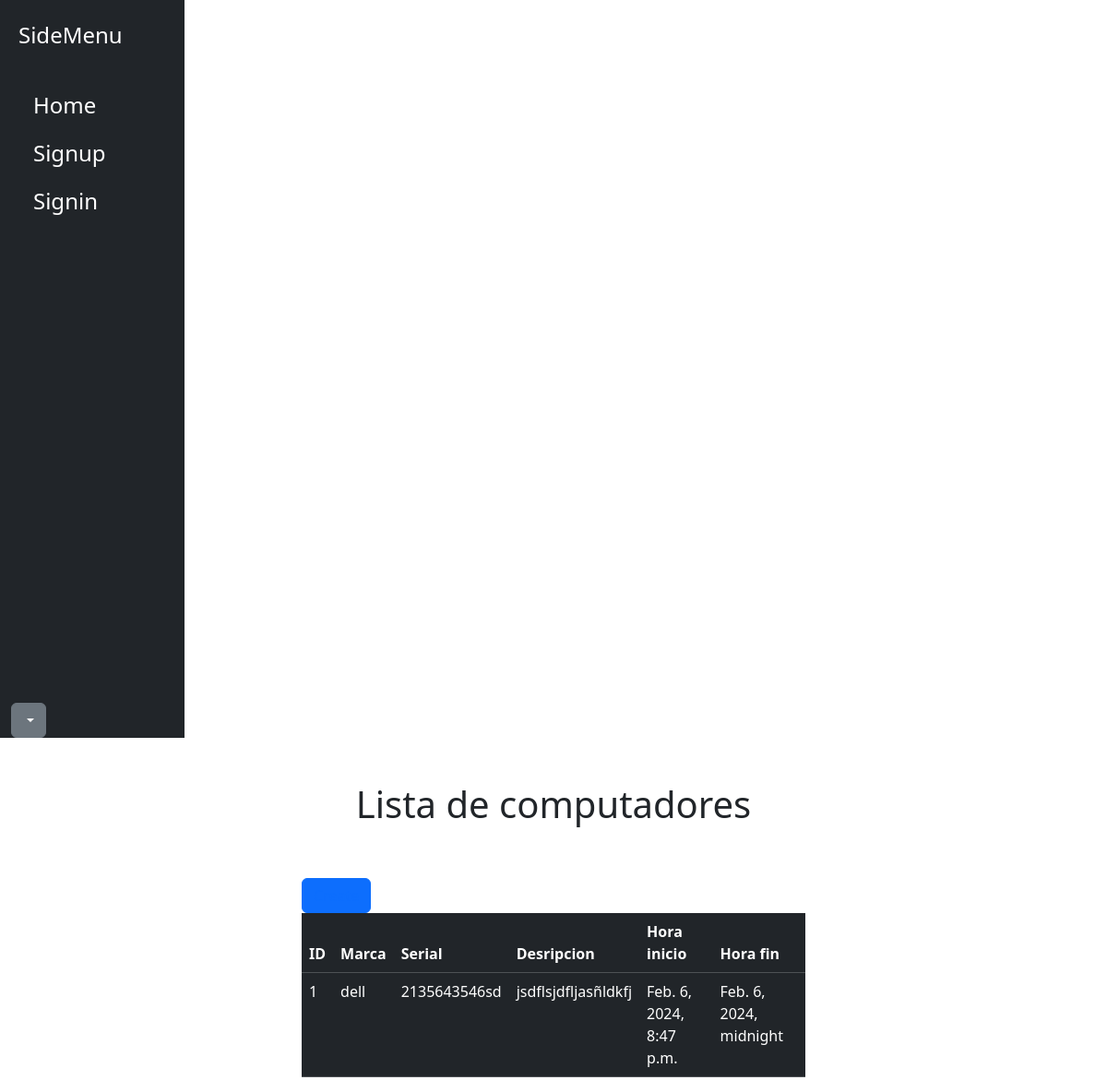
Page /cumpu/ on the earlier database version.
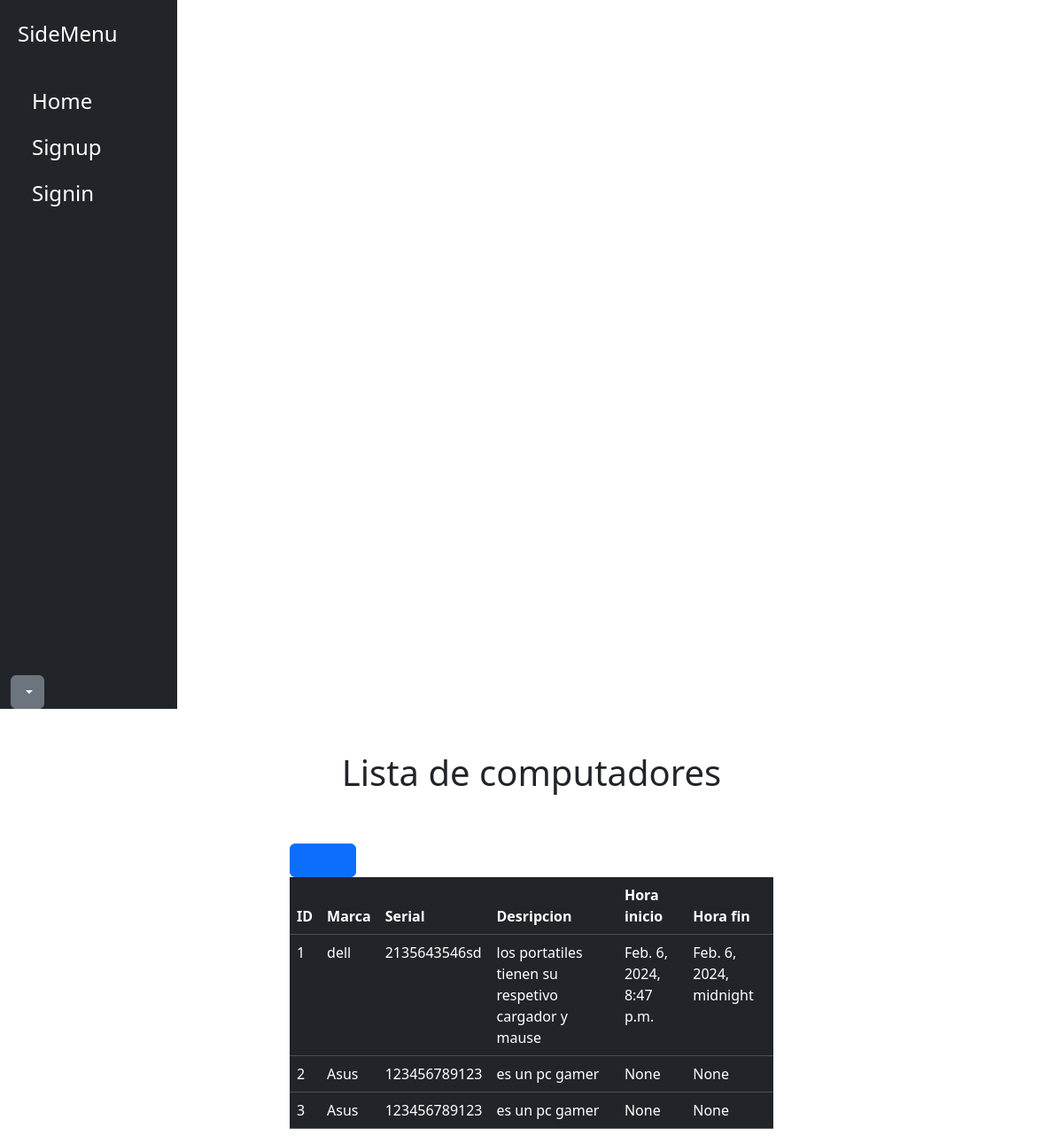
Same page on the later database version.
### tasks/models.py (models this page shows)
class Compus(models.Model):
    marca = models.CharField(max_length=50)
    serial= models.CharField(max_length=20)
    descricion=models.TextField(blank=True)
    hora_inicio = models.DateTimeField(null=True, blank=True)
    hora_fin = models.DateTimeField(null=True, blank=True)

### tasks/views.py (the view)
# urls.py: path('cumpu/',views.cumpu,name='cumpu'),
def cumpu(request):
    compus=Compus.objects.all()
    return render(request, 'compus.html',{'compus':compus})

### tasks/templates/compus.html
{% extends 'base.html' %}
{% block content %}
<main class="container">
    <div class="row">
        <div class="col-md-6 offset-md-3">
            <h1 class="text-center displey-3 py-5 "> Lista de computadores </h1>
            <button class="btn btn-primary">
                <a href="{% url 'create_compus' %}">Create</a>
            </button>
            <div
                class="tablw-hover"
            >
                <table
                    class="table table-dark"
                >
                    <thead>
                        <tr>
                            <th >ID</th>
                            <th >Marca</th>
                            <th >Serial</th>
                            <th >Desripcion</th>
                            <th >Hora inicio</th>
                            <th >Hora fin</th>
                        </tr>
                    </thead>
                    <tbody>
                        {% for compu in compus %}
                        <tr class="">
                            <td >{{compu.id}}</td>
                            <td>{{compu.marca}}</td>
                            <td>{{compu.serial}}</td>
                            <td>{{compu.descricion}}</td>
                            <td>{{compu.hora_inicio}}</td>
                            <td>{{compu.hora_fin}}</td>
                        </tr>
                        {% endfor %}
                    </tbody>
                </table>
            </div>
        </div>
    </div>
</main>
{% endblock %}

### tasks/templates/base.html (shortened to what this page needs)
{% load static %}
<!doctype html>
<html lang="en">
  <head>
    <link href="https://cdn.jsdelivr.net/npm/bootstrap@5.3.2/dist/css/bootstrap.min.css" rel="stylesheet">
    <link rel="stylesheet" href="{% static 'css\style.css' %}">
  </head>
  <body>
    <div class="container-fluid">
        <div class="row flex-nowreap">
            <div class="bg-dark col-auto col-md-2  min-vh-100 d-flex flex-column justify-content-between">
                <div class="bg-dark p-2">
                    <a href="" class="d-flex text-decoration-none mt-1 aling-item py-2 py-sm-0s-center text-white">
                        <span class="fs-4 d-none d-sm-inline">SideMenu</span>
                    </a>
                    <ul
                        class="nav nav-pills flex-column mt-4"
                    >
                        <li class="nav-item py-2 py-sm-0 ">
                            <a href="/" class="nav-link text-white">
                                <span class="fs-4  d-none d-sm-inline">Home</span>
                            </a>
                        </li>
                        {% if user.is_authenticated %}
                        <li class="nav-item py-2 py-sm-0 ">
                           <a href="/tasks" class="nav-link text-white">
                            <i class="fs-5 fa fa-guage"></i><span class="fs-4 d-none d-sm-inline">Tareas</span>
                           </a>
                        </li>
                        <li class="nav-item py-2 py-sm-0 ">
                           <a href="/cumpu" class="nav-link text-white">
                            <i class="fs-5 fa fa-guage"></i><span class="fs-4 d-none d-sm-inline">Compus</span>
                           </a>
                        </li>
                        <li class="nav-item py-2 py-sm-0 ">
                           <a href="/tasks/create" class="nav-link text-white">
                            <i class="fs-5 fa fa-guage"></i><span class="fs-4 d-none d-sm-inline">Create</span>
                           </a>
                        </li>
                        <li class="nav-item py-2 py-sm-0 ">
                           <a href="/logout" class="nav-link text-white">
                            <i class="fs-5 fa fa-guage"></i><span class="fs-4 d-none d-sm-inline">Exit</span>
                           </a>
                        </li>
                        {% else %}
                        <li class="nav-item py-2 py-sm-0  ">
                            <a href="/signup" class="nav-link text-white">
                             <span class="fs-4 d-none d-sm-inline">Signup</span>
                            </a>
                         </li>
                        <li class="nav-item py-2 py-sm-0 ">
                            <a href="/signin" class="nav-link text-white">
                             <span class="fs-4 d-none d-sm-inline">Signin</span>
                            </a>
                         </li>
                         {% endif %}
                    </ul>
                </div>
                <div class="dropdown open">
                    <button
                        class="btn btn-secondary dropdown-toggle"
                        type="button"
                        id="triggerId"
                        data-bs-toggle="dropdown"
                        aria-haspopup="true"
                        aria-expanded="false"
                    >
                    </button>
                </div>
            </div>
        </div>
    </div>
    {% block content %}
    {% endblock %}
  </body>
</html>

Differences in the rows shown:
changed Compus "dell": descricion "jsdflsjdfljasñldkfj" → "los portatiles tienen su respetivo cargador y mause"
added Compus: id "2", marca "Asus", serial "123456789123", descricion "es un pc gamer", hora_inicio "None", hora_fin "None"
added Compus: id "3", marca "Asus", serial "123456789123", descricion "es un pc gamer", hora_inicio "None", hora_fin "None"
